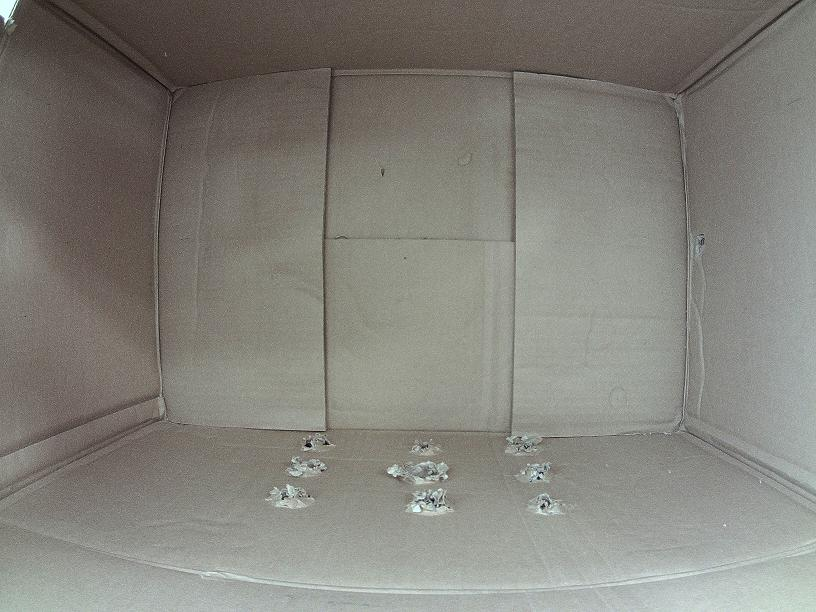
#> input picture python/image/empty.jpg, 816 x 612 px
$ python -i trait_image.py   (imports and definitions only)   (older library calls are emulated)
#> lines starting #> are read from the running program, lines starting #| are printed output that depends on the picture; after the words box and inside, x2 and y2 are one past the last pixel; in counts of white or black regions, pixels touching at a corner belong together
#!/usr/bin/python3.6
# -*- coding: utf-8 -*-
"""
Created on Tue Jan 23 13:33:36 2018

@author: Maximilien
"""
import cv2
import numpy as np
from math import sqrt
def pre_traitement(image):
    kernel = np.ones((23,28),np.uint8)
    image_gray = cv2.cvtColor(image, cv2.COLOR_RGB2GRAY)
    image_canny = cv2.Canny(image_gray,70,70)
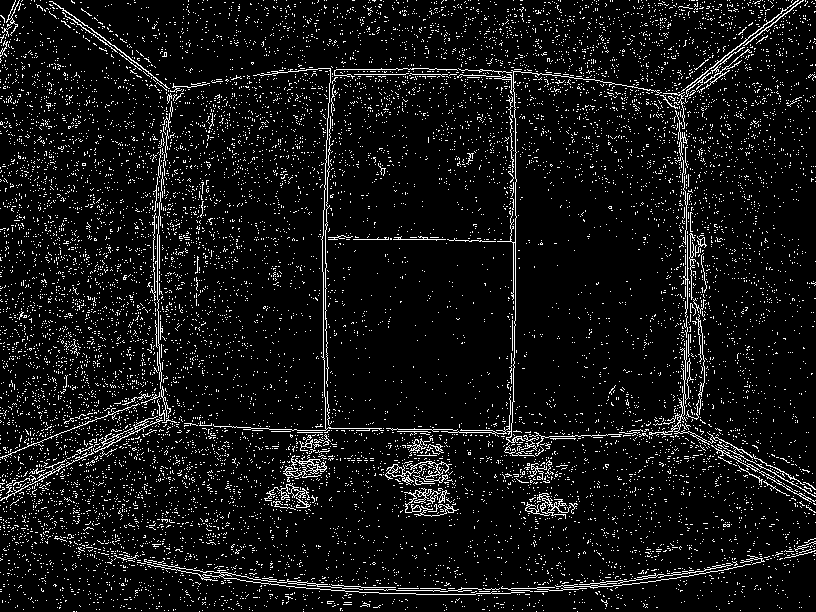
#> image_canny: shape (612, 816); 7.3% white in thin lines or dots
    image_final = cv2.morphologyEx(image_canny, cv2.MORPH_CLOSE, kernel)
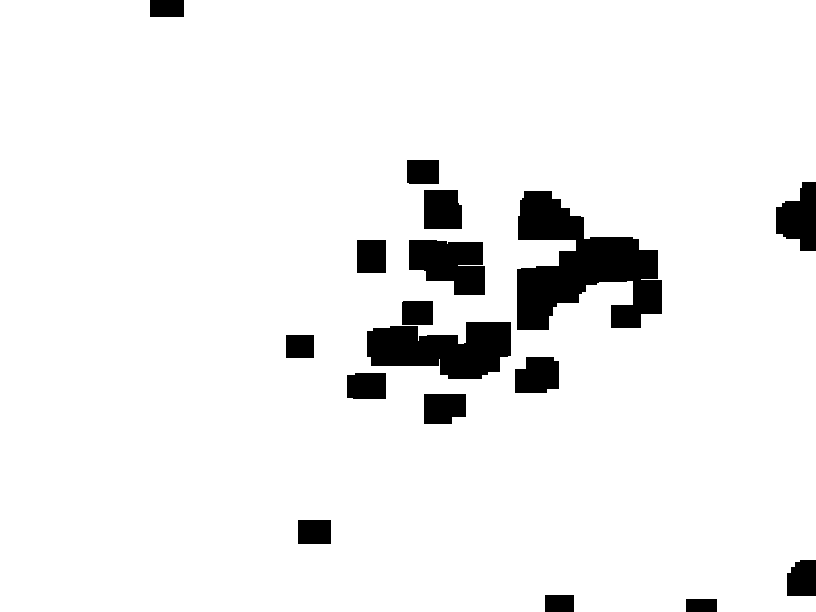
#> image_final: shape (612, 816); 93.3% white; 17 black regions, largest, box (x1, y1, x2, y2) and area: (517, 191, 662, 330) 11002, (367, 322, 511, 379) 5855, (409, 240, 485, 295) 3204
    return image_final

def erode(grey_scale,kernel,number_it):
    return cv2.erode(grey_scale,kernel,iterations =number_it)

def dilate(grey_scale,kernel,number_it):
    return cv2.dilate(grey_scale,kernel,iterations = number_it)

def second_trait(grey_scale,kernel,processed):
    processed=erode(grey_scale,kernel,30)
    processed=dilate(grey_scale,kernel,3)
    processed=cv2.Canny(processed,100,100)
    return processed

def blur(orig,mask):
    return cv2.GaussianBlur(orig,(mask,mask),0)

def find_contour(processed):
    ret,thresh = cv2.threshold(processed,200,255,0)
    im2,contours,hierarchy = cv2.findContours(thresh, 1, 2)
    return contours

def draw_contours(contours):
    top_contours=0
    top_c=0
    for c in contours:
      # Number of points must be more than or equal to 6 for cv.FitEllipse2
      if len(c)>=6:
        if top_contours<=len(c):
            top_contours=len(c)
            top_c=c

    return cv2.fitEllipse(top_c)

def Norme(p1,p2,p3,p4):
    n = sqrt((p1-p3)*(p1-p3) + (p2-p4)*(p2-p4))
    return n

def arrondi(nb):
    nb=str(nb).split('.')
    if int(nb[1])>=5:
        return int(nb[0])+1
    else:
        return int(nb[0])

>>> import cv2
>>> picture = cv2.cvtColor(cv2.imread('image/empty.jpg'), cv2.COLOR_BGR2RGB)
>>> result = pre_traitement(picture)

$ run again, on python/image/full_2.jpg
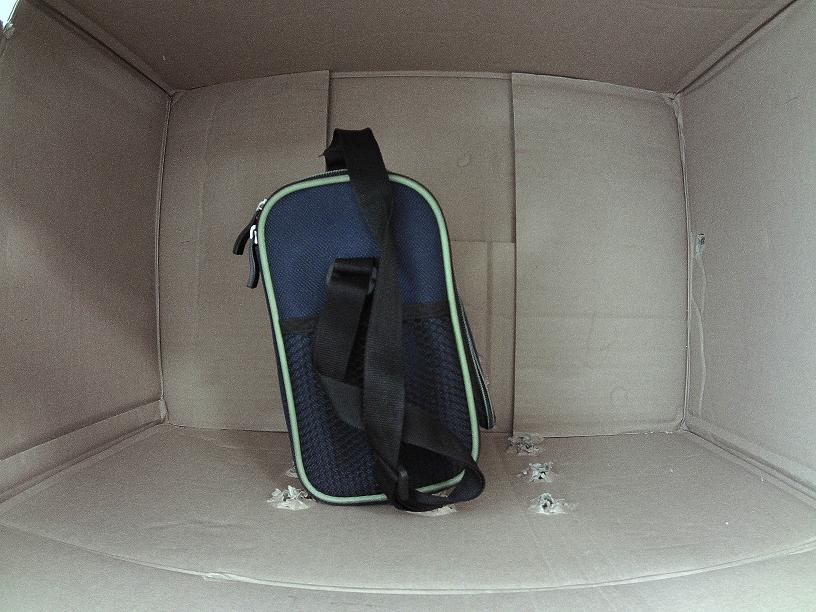
#> input picture python/image/full_2.jpg, 816 x 612 px
#> in pre_traitement, `image_canny = cv2.Canny(image_gray,70,70)`:
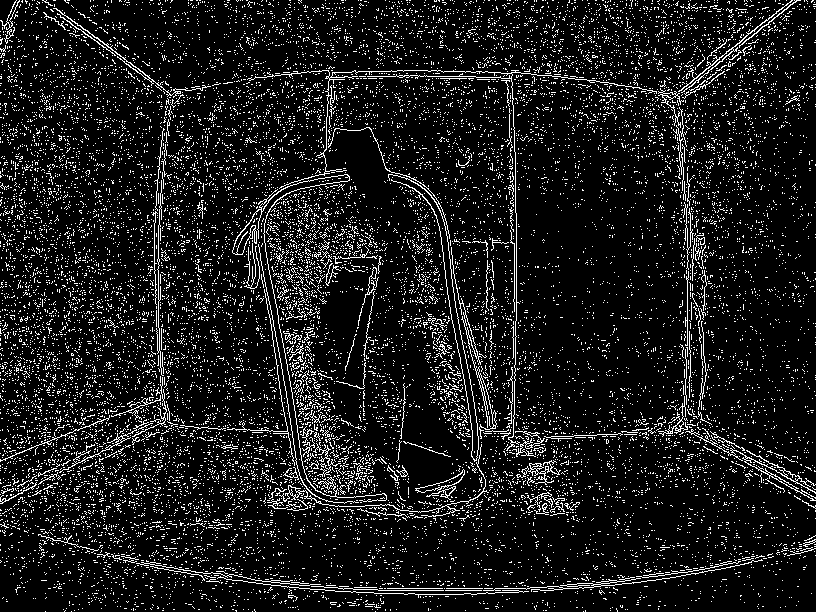
#> image_canny: shape (612, 816); 10.3% white in thin lines or dots
#> in pre_traitement, `image_final = cv2.morphologyEx(image_canny, cv2.MORPH_CLOSE, kernel)`:
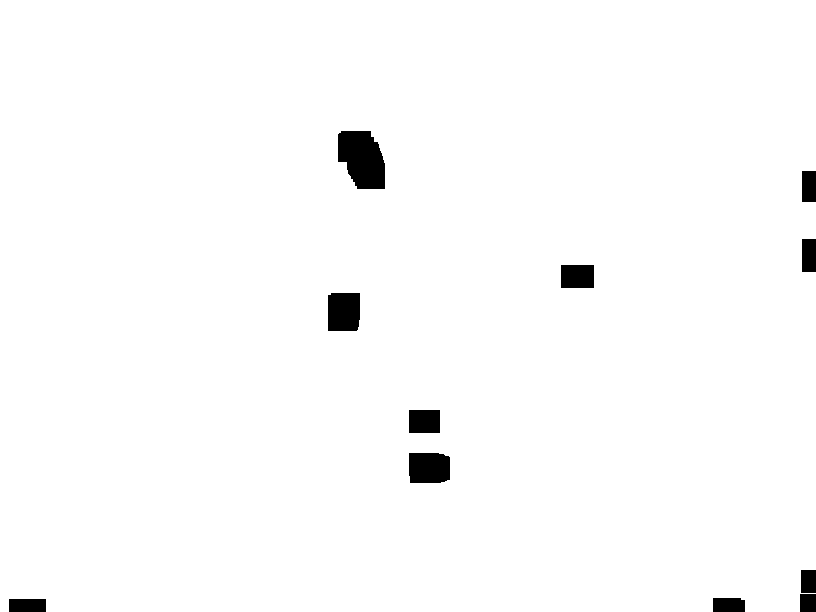
#> image_final: shape (612, 816); 98.3% white; 11 black regions, largest, box (x1, y1, x2, y2) and area: (338, 131, 385, 189) 2155, (328, 293, 360, 331) 1194, (409, 453, 450, 483) 1183

$ run again, on python/image/testpoup.jpg
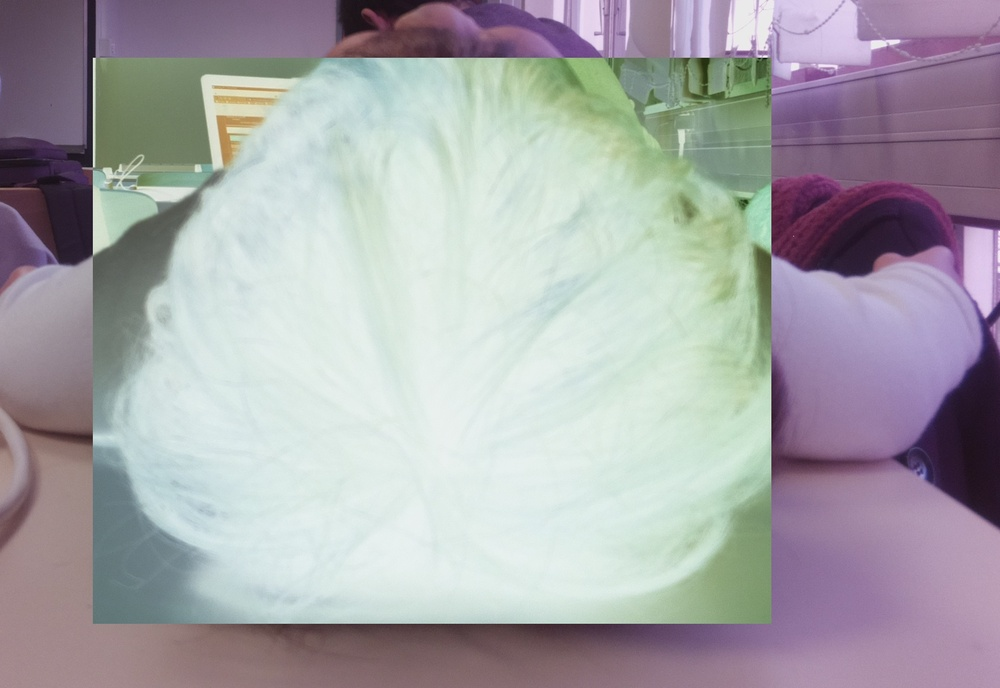
#> input picture python/image/testpoup.jpg, 1000 x 688 px, shrunk from 2165 x 1489 before the run
#> in pre_traitement, `image_canny = cv2.Canny(image_gray,70,70)`:
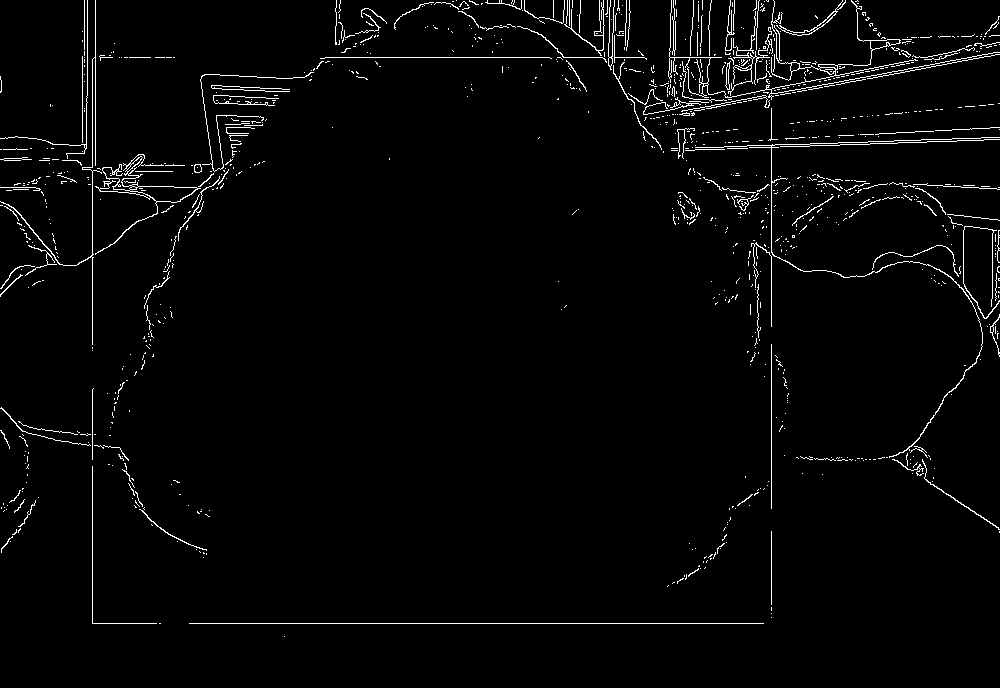
#> image_canny: shape (688, 1000); 2.4% white in thin lines or dots
#> in pre_traitement, `image_final = cv2.morphologyEx(image_canny, cv2.MORPH_CLOSE, kernel)`:
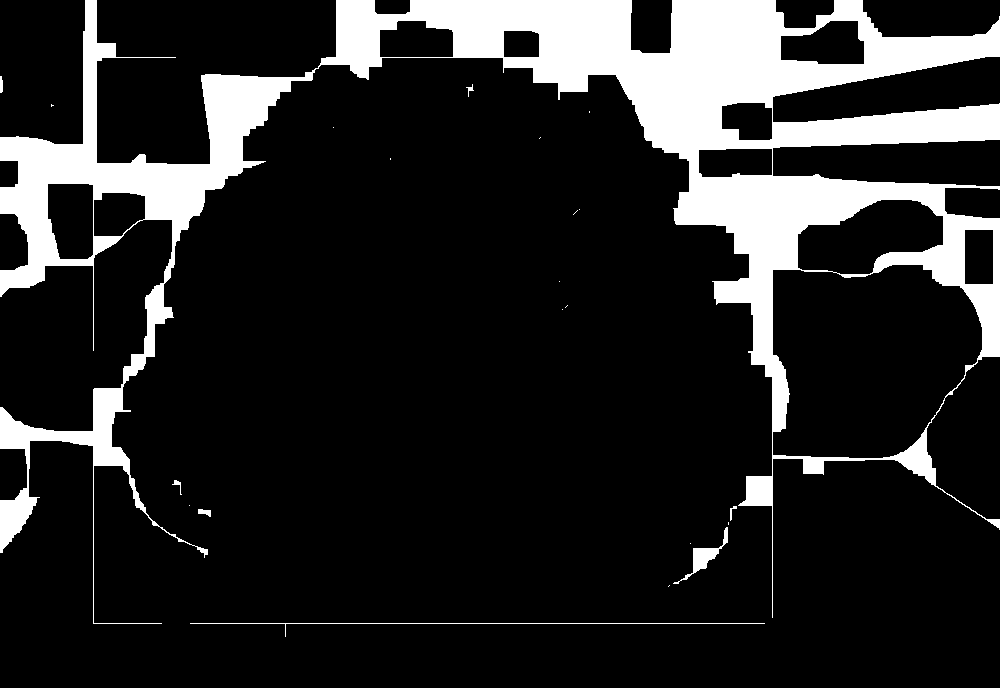
#> image_final: shape (688, 1000); 15.5% white; 22 white regions (14 under 20 px), largest, box (x1, y1, x2, y2) and area: (0, 0, 1000, 624) 105483, (190, 623, 765, 637) 588, (673, 527, 728, 584) 566
